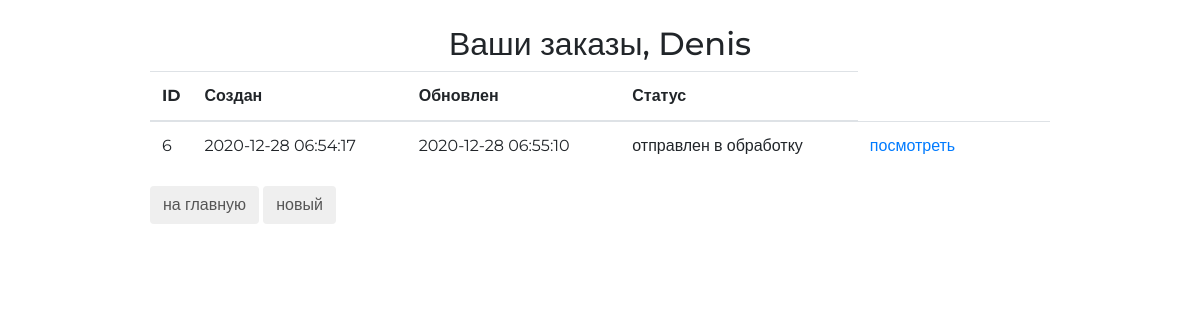
The page /orders/ (signed in) on the database as committed earlier.
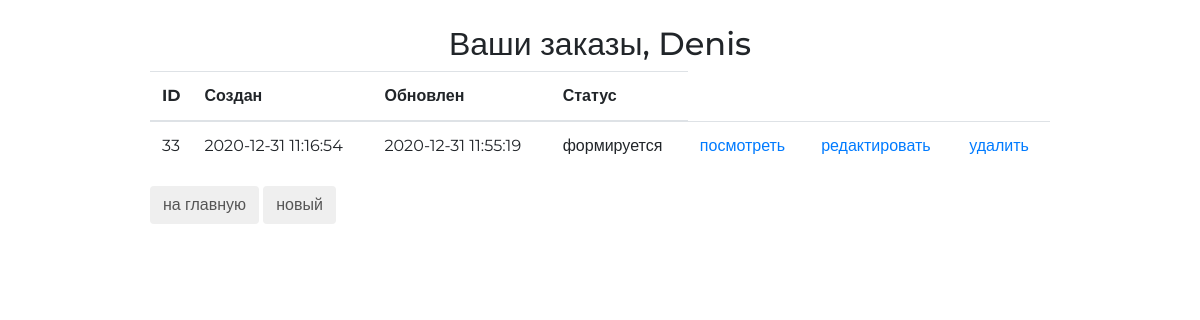
The same page on the database as committed later.
### ordersapp/models.py (models this page shows, shortened)
class Order(models.Model):
    FORMING = 'FM'
    SENT_TO_PROCEED = 'STP'
    PROCEEDED = 'PRD'
    PAID = 'PD'
    READY = 'RDY'
    CANCEL = 'CNC'
    ORDER_STATUS_CHOICES = (
        (FORMING, 'формируется'),
        (SENT_TO_PROCEED, 'отправлен в обработку'),
        (PAID, 'оплачен'),
        (PROCEEDED, 'обрабатывается'),
        (READY, 'готов к выдаче'),
        (CANCEL, 'отменен'),
    )
    user = models.ForeignKey(settings.AUTH_USER_MODEL, on_delete=models.CASCADE)
    created = models.DateTimeField(verbose_name='создан', auto_now_add=True)
    updated = models.DateTimeField(verbose_name='обновлен', auto_now=True)
    status = models.CharField(verbose_name='статус', max_length=3,
                              choices=ORDER_STATUS_CHOICES, default=FORMING)
    is_active = models.BooleanField(verbose_name='активен', default=True)
    class Meta:
        ordering = ('-created',)
        verbose_name = 'заказ'
        verbose_name_plural = 'заказы'

### ordersapp/views.py (the view)
# urls.py: path('', views.OrderListView.as_view(), name='list'),
class OrderListView(ListView):
    model = Order
    def get_queryset(self):
        return super().get_queryset().filter(user=self.request.user)

### basket/context_processors.py (called while the page is built)
def basket(request):
    basket = None
    if request.user.is_authenticated:
        basket = Basket.objects.filter(user=request.user).first()
    return {'basket': basket}

### ordersapp/templates/ordersapp/order_list.html
{% extends 'ordersapp/base.html' %}
{% load static %}
{% block content %}
   <div class="h2 text-center head">
       Ваши заказы,
       {% if user.first_name %}
           {{ user.first_name|title}}
       {% else %}
           Пользователь
       {% endif %}
   </div>
   <table class="table orders_list">
       <thead>
         <tr>
           <th>ID</th>
           <th>Создан</th>
           <th>Обновлен</th>
           <th>Статус</th>
         </tr>
       </thead>
       <tbody>
           {% for item in object_list %}
               {% if item.is_active %}
               <tr>
                   <td class="td1 orders_list">{{ item.pk }}</td>
                   <td>{{ item.created|date:"Y-m-d H:i:s" }}</td>
                   <td>{{ item.updated|date:"Y-m-d H:i:s" }}</td>
                   <td>{{ item.get_status_display }}</td>
                   <td>
                       <a href="{% url 'ordersapp:read' item.pk %}">
                           посмотреть
                       </a>
                   </td>
                   <td>
                       {% if item.status == 'FM' %}
                         <a href="{% url 'ordersapp:update' item.pk %}">
                           редактировать
                         </a>
                       {% endif %}
                   </td>
                   <td>
                       {% if item.status == 'FM' %}
                         <a href="{% url 'ordersapp:delete' item.pk %}">
                             удалить
                         </a>
                       {% endif %}
                   </td>
               </tr>
               {% endif %}
           {% endfor %}
       </tbody>
   </table>
   <button class="btn btn-default btn-round">
       <a href="{% url 'mainapp:index' %}">
           на главную
       </a>
   </button>
   <button class="btn btn-default btn-round">
       <a href="{% url 'ordersapp:create' %}">
           новый
       </a>
   </button>
{% endblock %}

### ordersapp/templates/ordersapp/base.html (shortened to what this page needs)
<!DOCTYPE html>
{% load static %}
<html>
<head>
   {% block css %}
       <link rel="stylesheet" type="text/css" href="{% static 'bootstrap.min.css' %}">
       <link rel="stylesheet" type="text/css" href="{% static 'style.css' %}">
       <link rel="stylesheet" href="{% static 'fonts/font-awesome/css/font-awesome.css' %}">
   {% endblock %}
</head>
<body>
  <div class="order_container">
       {% block content %}
       {% endblock %}
  </div>
</body>
</html>

### static/style.css (style rules this page uses)
* { margin: 0; padding: 0; }
.order_container { margin: 25px auto; width: 900px; }
.order_container button a { text-decoration: none; color: #555; }
.table.orders_list { min-width: 600px; }
.td1.orders_list { width: 40px; }
body { font-family: 'Montserrat', sans-serif; }
html, body { height: 100%; }
table { width: 100%; }
td:first-child { width: 235px; }

Rows that differ between the two databases and show on the page:
removed Order: pk "6", created "2020-12-28 06:54:17", updated "2020-12-28 06:55:10", status "отправлен в обработку"
added Order: pk "33", created "2020-12-31 11:16:54", updated "2020-12-31 11:55:19", status "формируется", shows "редактировать", shows "удалить"
